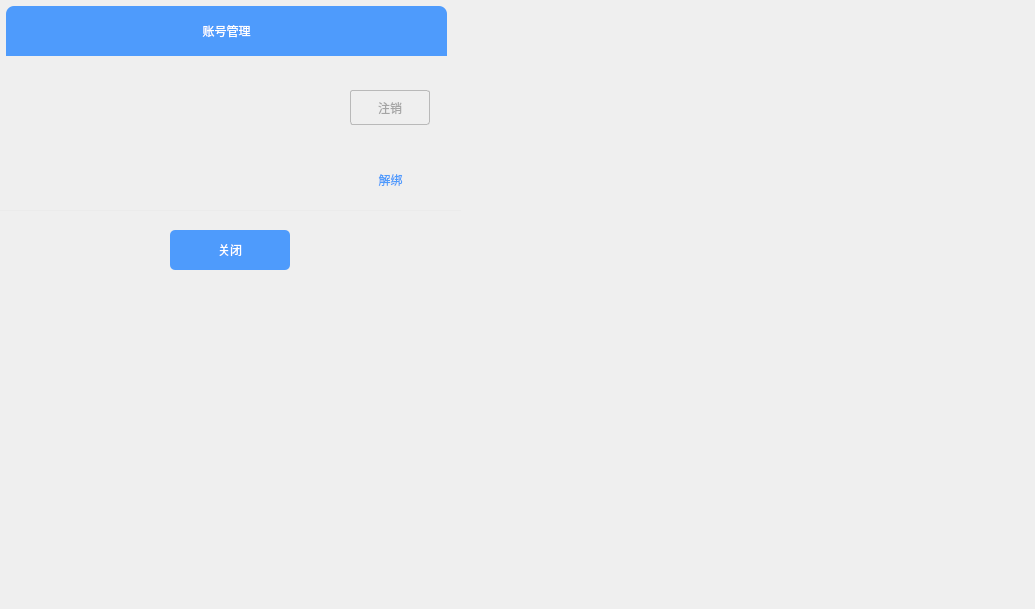
<?xml version="1.0" encoding="UTF-8"?>
<ui version="4.0">
 <class>DB_AccountManagement</class>
 <widget class="QWidget" name="DB_AccountManagement">
  <property name="geometry">
   <rect>
    <x>0</x>
    <y>0</y>
    <width>1035</width>
    <height>609</height>
   </rect>
  </property>
  <property name="sizePolicy">
   <sizepolicy hsizetype="Preferred" vsizetype="Preferred">
    <horstretch>0</horstretch>
    <verstretch>0</verstretch>
   </sizepolicy>
  </property>
  <property name="windowTitle">
   <string>Form</string>
  </property>
  <widget class="DB_CustomFrame_3" name="frame_loading">
   <property name="geometry">
    <rect>
     <x>510</x>
     <y>10</y>
     <width>120</width>
     <height>80</height>
    </rect>
   </property>
   <property name="styleSheet">
    <string notr="true">#frame_loading {
border: none;
}</string>
   </property>
   <property name="frameShape">
    <enum>QFrame::StyledPanel</enum>
   </property>
   <property name="frameShadow">
    <enum>QFrame::Raised</enum>
   </property>
  </widget>
  <widget class="DB_CustomMessageBox" name="messageBox" native="true">
   <property name="geometry">
    <rect>
     <x>510</x>
     <y>110</y>
     <width>121</width>
     <height>121</height>
    </rect>
   </property>
  </widget>
  <widget class="QLabel" name="label">
   <property name="geometry">
    <rect>
     <x>6</x>
     <y>6</y>
     <width>441</width>
     <height>50</height>
    </rect>
   </property>
   <property name="styleSheet">
    <string notr="true">color: white;
background-color: rgb(78, 155, 252);
border-top-left-radius: 8px;
border-top-right-radius: 8px;</string>
   </property>
   <property name="text">
    <string>账号管理</string>
   </property>
   <property name="alignment">
    <set>Qt::AlignCenter</set>
   </property>
  </widget>
  <widget class="DB_CustomLabel_4" name="label_userIcon">
   <property name="geometry">
    <rect>
     <x>20</x>
     <y>80</y>
     <width>56</width>
     <height>56</height>
    </rect>
   </property>
   <property name="styleSheet">
    <string notr="true"/>
   </property>
   <property name="text">
    <string/>
   </property>
  </widget>
  <widget class="QLabel" name="label_username">
   <property name="geometry">
    <rect>
     <x>100</x>
     <y>83</y>
     <width>221</width>
     <height>25</height>
    </rect>
   </property>
   <property name="styleSheet">
    <string notr="true">color: rgb(85, 85, 85);
</string>
   </property>
   <property name="text">
    <string/>
   </property>
  </widget>
  <widget class="QLabel" name="label_telephone">
   <property name="geometry">
    <rect>
     <x>100</x>
     <y>110</y>
     <width>221</width>
     <height>25</height>
    </rect>
   </property>
   <property name="styleSheet">
    <string notr="true">color: rgb(85, 85, 85);
</string>
   </property>
   <property name="text">
    <string/>
   </property>
  </widget>
  <widget class="DB_CustomLabel_1" name="label_cancellation">
   <property name="geometry">
    <rect>
     <x>350</x>
     <y>90</y>
     <width>80</width>
     <height>35</height>
    </rect>
   </property>
   <property name="styleSheet">
    <string notr="true">border: 1px solid rgb(185, 185, 185);
color: rgb(165, 165, 165);
border-radius: 3px;</string>
   </property>
   <property name="text">
    <string>注销</string>
   </property>
   <property name="alignment">
    <set>Qt::AlignCenter</set>
   </property>
  </widget>
  <widget class="QLabel" name="label_weixinLogo">
   <property name="geometry">
    <rect>
     <x>30</x>
     <y>160</y>
     <width>44</width>
     <height>37</height>
    </rect>
   </property>
   <property name="styleSheet">
    <string notr="true">border-image: url(&quot;:/images/courseware/weixin-2@2x.png&quot;);</string>
   </property>
   <property name="text">
    <string/>
   </property>
  </widget>
  <widget class="DB_CustomLabel_1" name="label_unbundling">
   <property name="geometry">
    <rect>
     <x>360</x>
     <y>165</y>
     <width>61</width>
     <height>30</height>
    </rect>
   </property>
   <property name="styleSheet">
    <string notr="true">color: rgb(78, 155, 252);</string>
   </property>
   <property name="text">
    <string>解绑</string>
   </property>
   <property name="alignment">
    <set>Qt::AlignCenter</set>
   </property>
  </widget>
  <widget class="DB_CustomLabel_1" name="label_closed">
   <property name="geometry">
    <rect>
     <x>170</x>
     <y>230</y>
     <width>120</width>
     <height>40</height>
    </rect>
   </property>
   <property name="styleSheet">
    <string notr="true">color: white;
background-color: rgb(78, 155, 252);
border-radius: 5px;</string>
   </property>
   <property name="text">
    <string>关闭</string>
   </property>
   <property name="alignment">
    <set>Qt::AlignCenter</set>
   </property>
  </widget>
  <widget class="QLabel" name="label_line">
   <property name="geometry">
    <rect>
     <x>0</x>
     <y>210</y>
     <width>461</width>
     <height>1</height>
    </rect>
   </property>
   <property name="styleSheet">
    <string notr="true">background-color: rgb(235, 235, 235);</string>
   </property>
   <property name="text">
    <string/>
   </property>
  </widget>
  <widget class="QLabel" name="label_weixinName">
   <property name="geometry">
    <rect>
     <x>100</x>
     <y>165</y>
     <width>221</width>
     <height>30</height>
    </rect>
   </property>
   <property name="text">
    <string/>
   </property>
  </widget>
 </widget>
 <customwidgets>
  <customwidget>
   <class>DB_CustomLabel_1</class>
   <extends>QLabel</extends>
   <header location="global">CustomWidget/db_customlabel.h</header>
  </customwidget>
  <customwidget>
   <class>DB_CustomFrame_3</class>
   <extends>QFrame</extends>
   <header location="global">CustomWidget/db_customframe.h</header>
   <container>1</container>
  </customwidget>
  <customwidget>
   <class>DB_CustomLabel_4</class>
   <extends>QLabel</extends>
   <header location="global">CustomWidget/db_customlabel.h</header>
  </customwidget>
  <customwidget>
   <class>DB_CustomMessageBox</class>
   <extends>QWidget</extends>
   <header location="global">CustomWidget/db_custommessagebox.h</header>
   <container>1</container>
  </customwidget>
 </customwidgets>
 <resources/>
 <connections/>
</ui>
